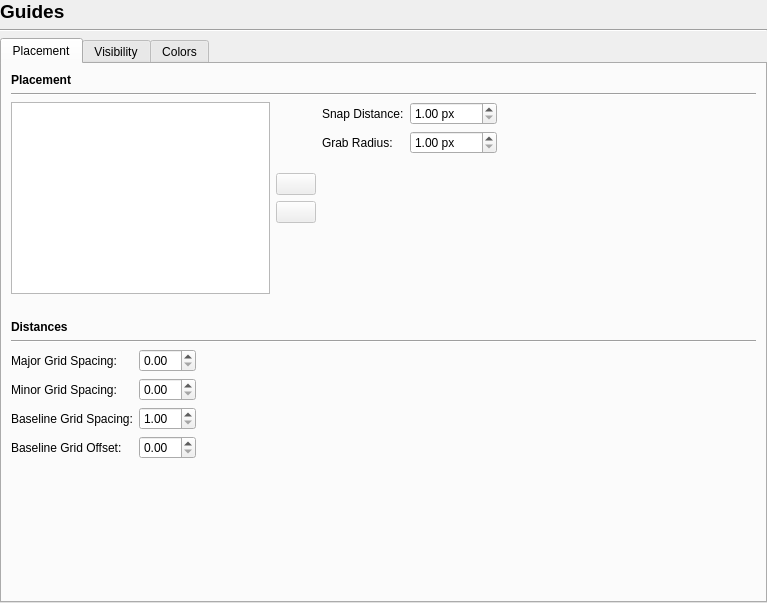
<?xml version="1.0" encoding="UTF-8"?>
<ui version="4.0">
 <class>Prefs_Guides</class>
 <widget class="QWidget" name="Prefs_Guides">
  <property name="geometry">
   <rect>
    <x>0</x>
    <y>0</y>
    <width>767</width>
    <height>603</height>
   </rect>
  </property>
  <property name="windowTitle">
   <string notr="true">Form</string>
  </property>
  <layout class="QVBoxLayout" name="verticalLayout_2">
   <property name="leftMargin">
    <number>0</number>
   </property>
   <property name="topMargin">
    <number>0</number>
   </property>
   <property name="rightMargin">
    <number>0</number>
   </property>
   <property name="bottomMargin">
    <number>0</number>
   </property>
   <item>
    <widget class="QLabel" name="label">
     <property name="font">
      <font>
       <pointsize>14</pointsize>
       <weight>75</weight>
       <bold>true</bold>
      </font>
     </property>
     <property name="text">
      <string>Guides</string>
     </property>
    </widget>
   </item>
   <item>
    <widget class="Line" name="line">
     <property name="orientation">
      <enum>Qt::Horizontal</enum>
     </property>
    </widget>
   </item>
   <item>
    <widget class="QTabWidget" name="tabWidget">
     <property name="currentIndex">
      <number>0</number>
     </property>
     <widget class="QWidget" name="tab">
      <attribute name="title">
       <string>Placement</string>
      </attribute>
      <layout class="QVBoxLayout" name="verticalLayout_7">
       <item>
        <widget class="QLabel" name="label_2">
         <property name="font">
          <font>
           <weight>75</weight>
           <bold>true</bold>
          </font>
         </property>
         <property name="text">
          <string>Placement</string>
         </property>
        </widget>
       </item>
       <item>
        <widget class="Line" name="line_3">
         <property name="orientation">
          <enum>Qt::Horizontal</enum>
         </property>
        </widget>
       </item>
       <item>
        <layout class="QHBoxLayout" name="horizontalLayout">
         <item>
          <widget class="QListWidget" name="guidePlacementListBox">
           <property name="maximumSize">
            <size>
             <width>16777215</width>
             <height>200</height>
            </size>
           </property>
           <property name="dragDropMode">
            <enum>QAbstractItemView::NoDragDrop</enum>
           </property>
           <property name="layoutMode">
            <enum>QListView::SinglePass</enum>
           </property>
          </widget>
         </item>
         <item>
          <layout class="QVBoxLayout" name="verticalLayout_6">
           <item>
            <spacer name="verticalSpacer_5">
             <property name="orientation">
              <enum>Qt::Vertical</enum>
             </property>
             <property name="sizeHint" stdset="0">
              <size>
               <width>20</width>
               <height>18</height>
              </size>
             </property>
            </spacer>
           </item>
           <item>
            <layout class="QVBoxLayout" name="verticalLayout">
             <property name="sizeConstraint">
              <enum>QLayout::SetMinimumSize</enum>
             </property>
             <item>
              <widget class="QPushButton" name="buttonUp">
               <property name="enabled">
                <bool>false</bool>
               </property>
               <property name="sizePolicy">
                <sizepolicy hsizetype="Maximum" vsizetype="Fixed">
                 <horstretch>0</horstretch>
                 <verstretch>0</verstretch>
                </sizepolicy>
               </property>
               <property name="text">
                <string/>
               </property>
              </widget>
             </item>
             <item>
              <widget class="QPushButton" name="buttonDown">
               <property name="enabled">
                <bool>false</bool>
               </property>
               <property name="sizePolicy">
                <sizepolicy hsizetype="Maximum" vsizetype="Fixed">
                 <horstretch>0</horstretch>
                 <verstretch>0</verstretch>
                </sizepolicy>
               </property>
               <property name="text">
                <string/>
               </property>
              </widget>
             </item>
            </layout>
           </item>
           <item>
            <spacer name="verticalSpacer_6">
             <property name="orientation">
              <enum>Qt::Vertical</enum>
             </property>
             <property name="sizeHint" stdset="0">
              <size>
               <width>20</width>
               <height>40</height>
              </size>
             </property>
            </spacer>
           </item>
          </layout>
         </item>
         <item>
          <layout class="QVBoxLayout" name="verticalLayout_5">
           <item>
            <layout class="QGridLayout" name="gridLayout">
             <item row="0" column="0">
              <widget class="QLabel" name="label_4">
               <property name="text">
                <string>Snap Distance:</string>
               </property>
              </widget>
             </item>
             <item row="0" column="1">
              <widget class="ScrSpinBox" name="guideSnapDistanceSpinBox">
               <property name="suffix">
                <string> px</string>
               </property>
               <property name="minimum">
                <double>1.000000000000000</double>
               </property>
               <property name="maximum">
                <double>1000.000000000000000</double>
               </property>
              </widget>
             </item>
             <item row="1" column="0">
              <widget class="QLabel" name="label_3">
               <property name="text">
                <string>Grab Radius:</string>
               </property>
              </widget>
             </item>
             <item row="1" column="1">
              <widget class="ScrSpinBox" name="guideGrabRadiusSpinBox">
               <property name="suffix">
                <string> px</string>
               </property>
               <property name="minimum">
                <double>1.000000000000000</double>
               </property>
               <property name="maximum">
                <double>1000.000000000000000</double>
               </property>
              </widget>
             </item>
            </layout>
           </item>
           <item>
            <spacer name="verticalSpacer_3">
             <property name="orientation">
              <enum>Qt::Vertical</enum>
             </property>
             <property name="sizeType">
              <enum>QSizePolicy::Expanding</enum>
             </property>
             <property name="sizeHint" stdset="0">
              <size>
               <width>20</width>
               <height>20</height>
              </size>
             </property>
            </spacer>
           </item>
          </layout>
         </item>
         <item>
          <spacer name="horizontalSpacer">
           <property name="orientation">
            <enum>Qt::Horizontal</enum>
           </property>
           <property name="sizeHint" stdset="0">
            <size>
             <width>40</width>
             <height>20</height>
            </size>
           </property>
          </spacer>
         </item>
        </layout>
       </item>
       <item>
        <spacer name="verticalSpacer_4">
         <property name="orientation">
          <enum>Qt::Vertical</enum>
         </property>
         <property name="sizeType">
          <enum>QSizePolicy::Fixed</enum>
         </property>
         <property name="sizeHint" stdset="0">
          <size>
           <width>20</width>
           <height>20</height>
          </size>
         </property>
        </spacer>
       </item>
       <item>
        <widget class="QLabel" name="label_7">
         <property name="font">
          <font>
           <weight>75</weight>
           <bold>true</bold>
          </font>
         </property>
         <property name="text">
          <string>Distances</string>
         </property>
        </widget>
       </item>
       <item>
        <widget class="Line" name="line_2">
         <property name="orientation">
          <enum>Qt::Horizontal</enum>
         </property>
        </widget>
       </item>
       <item>
        <layout class="QHBoxLayout" name="horizontalLayout_2">
         <item>
          <layout class="QGridLayout" name="gridLayout_2">
           <item row="0" column="0">
            <widget class="QLabel" name="majorGridSpacingLabel">
             <property name="text">
              <string>Major Grid Spacing:</string>
             </property>
            </widget>
           </item>
           <item row="0" column="1">
            <widget class="ScrSpinBox" name="majorGridSpacingSpinBox"/>
           </item>
           <item row="1" column="0">
            <widget class="QLabel" name="minorGridSpacingLabel">
             <property name="text">
              <string>Minor Grid Spacing:</string>
             </property>
            </widget>
           </item>
           <item row="1" column="1">
            <widget class="ScrSpinBox" name="minorGridSpacingSpinBox"/>
           </item>
           <item row="2" column="0">
            <widget class="QLabel" name="baselineGridSpacingLabel">
             <property name="text">
              <string>Baseline Grid Spacing:</string>
             </property>
            </widget>
           </item>
           <item row="2" column="1">
            <widget class="ScrSpinBox" name="baselineGridSpacingSpinBox">
             <property name="minimum">
              <double>1.000000000000000</double>
             </property>
            </widget>
           </item>
           <item row="3" column="0">
            <widget class="QLabel" name="baselineGridOffsetLabel">
             <property name="text">
              <string>Baseline Grid Offset:</string>
             </property>
            </widget>
           </item>
           <item row="3" column="1">
            <widget class="ScrSpinBox" name="baselineGridOffsetSpinBox"/>
           </item>
          </layout>
         </item>
         <item>
          <spacer name="horizontalSpacer_2">
           <property name="orientation">
            <enum>Qt::Horizontal</enum>
           </property>
           <property name="sizeHint" stdset="0">
            <size>
             <width>40</width>
             <height>20</height>
            </size>
           </property>
          </spacer>
         </item>
        </layout>
       </item>
       <item>
        <spacer name="verticalSpacer">
         <property name="orientation">
          <enum>Qt::Vertical</enum>
         </property>
         <property name="sizeHint" stdset="0">
          <size>
           <width>20</width>
           <height>31</height>
          </size>
         </property>
        </spacer>
       </item>
      </layout>
     </widget>
     <widget class="QWidget" name="tab_2">
      <attribute name="title">
       <string>Visibility</string>
      </attribute>
      <layout class="QVBoxLayout" name="verticalLayout_3">
       <item>
        <layout class="QHBoxLayout" name="horizontalLayout_3">
         <item>
          <layout class="QGridLayout" name="gridLayout_3" rowminimumheight="20,20,20,20">
           <item row="0" column="0">
            <widget class="QCheckBox" name="visibilityGuidesCheckBox">
             <property name="text">
              <string>Guides</string>
             </property>
            </widget>
           </item>
           <item row="1" column="0">
            <widget class="QCheckBox" name="visibilityMarginsCheckBox">
             <property name="sizePolicy">
              <sizepolicy hsizetype="Minimum" vsizetype="Fixed">
               <horstretch>0</horstretch>
               <verstretch>0</verstretch>
              </sizepolicy>
             </property>
             <property name="text">
              <string>Margins</string>
             </property>
             <property name="iconSize">
              <size>
               <width>16</width>
               <height>16</height>
              </size>
             </property>
            </widget>
           </item>
           <item row="2" column="0">
            <widget class="QCheckBox" name="visibilityGridCheckBox">
             <property name="text">
              <string>Page Grid</string>
             </property>
            </widget>
           </item>
           <item row="2" column="1">
            <widget class="QLabel" name="label_8">
             <property name="text">
              <string>Type:</string>
             </property>
            </widget>
           </item>
           <item row="2" column="2">
            <widget class="QComboBox" name="gridTypeCombo">
             <property name="enabled">
              <bool>false</bool>
             </property>
             <property name="frame">
              <bool>true</bool>
             </property>
            </widget>
           </item>
           <item row="3" column="0">
            <widget class="QCheckBox" name="visibilityBaselineGridCheckBox">
             <property name="text">
              <string>Baseline Grid</string>
             </property>
            </widget>
           </item>
          </layout>
         </item>
         <item>
          <spacer name="horizontalSpacer_3">
           <property name="orientation">
            <enum>Qt::Horizontal</enum>
           </property>
           <property name="sizeHint" stdset="0">
            <size>
             <width>40</width>
             <height>20</height>
            </size>
           </property>
          </spacer>
         </item>
        </layout>
       </item>
       <item>
        <spacer name="verticalSpacer_2">
         <property name="orientation">
          <enum>Qt::Vertical</enum>
         </property>
         <property name="sizeHint" stdset="0">
          <size>
           <width>20</width>
           <height>40</height>
          </size>
         </property>
        </spacer>
       </item>
      </layout>
     </widget>
     <widget class="QWidget" name="tabColors">
      <attribute name="title">
       <string>Colors</string>
      </attribute>
      <layout class="QVBoxLayout" name="verticalLayout_4">
       <item>
        <layout class="QFormLayout" name="formLayout_2">
         <property name="fieldGrowthPolicy">
          <enum>QFormLayout::FieldsStayAtSizeHint</enum>
         </property>
         <item row="0" column="0">
          <widget class="QLabel" name="label_15">
           <property name="text">
            <string>Guides:</string>
           </property>
          </widget>
         </item>
         <item row="0" column="1">
          <widget class="QPushButton" name="guideColorPushButton">
           <property name="text">
            <string/>
           </property>
          </widget>
         </item>
         <item row="1" column="0">
          <widget class="QLabel" name="label_12">
           <property name="text">
            <string>Margins:</string>
           </property>
          </widget>
         </item>
         <item row="1" column="1">
          <widget class="QPushButton" name="marginColorPushButton">
           <property name="text">
            <string/>
           </property>
          </widget>
         </item>
         <item row="2" column="0">
          <widget class="QLabel" name="label_13">
           <property name="text">
            <string>Major Grid:</string>
           </property>
          </widget>
         </item>
         <item row="2" column="1">
          <widget class="QPushButton" name="majorGridColorPushButton">
           <property name="text">
            <string/>
           </property>
          </widget>
         </item>
         <item row="3" column="0">
          <widget class="QLabel" name="label_16">
           <property name="text">
            <string>Minor Grid:</string>
           </property>
          </widget>
         </item>
         <item row="3" column="1">
          <widget class="QPushButton" name="minorGridColorPushButton">
           <property name="text">
            <string/>
           </property>
          </widget>
         </item>
         <item row="4" column="0">
          <widget class="QLabel" name="label_14">
           <property name="text">
            <string>Baseline Grid:</string>
           </property>
          </widget>
         </item>
         <item row="4" column="1">
          <widget class="QPushButton" name="baselineGridColorPushButton">
           <property name="text">
            <string/>
           </property>
          </widget>
         </item>
        </layout>
       </item>
      </layout>
     </widget>
    </widget>
   </item>
  </layout>
 </widget>
 <customwidgets>
  <customwidget>
   <class>ScrSpinBox</class>
   <extends>QDoubleSpinBox</extends>
   <header>ui/scrspinbox.h</header>
  </customwidget>
 </customwidgets>
 <resources/>
 <connections/>
</ui>
